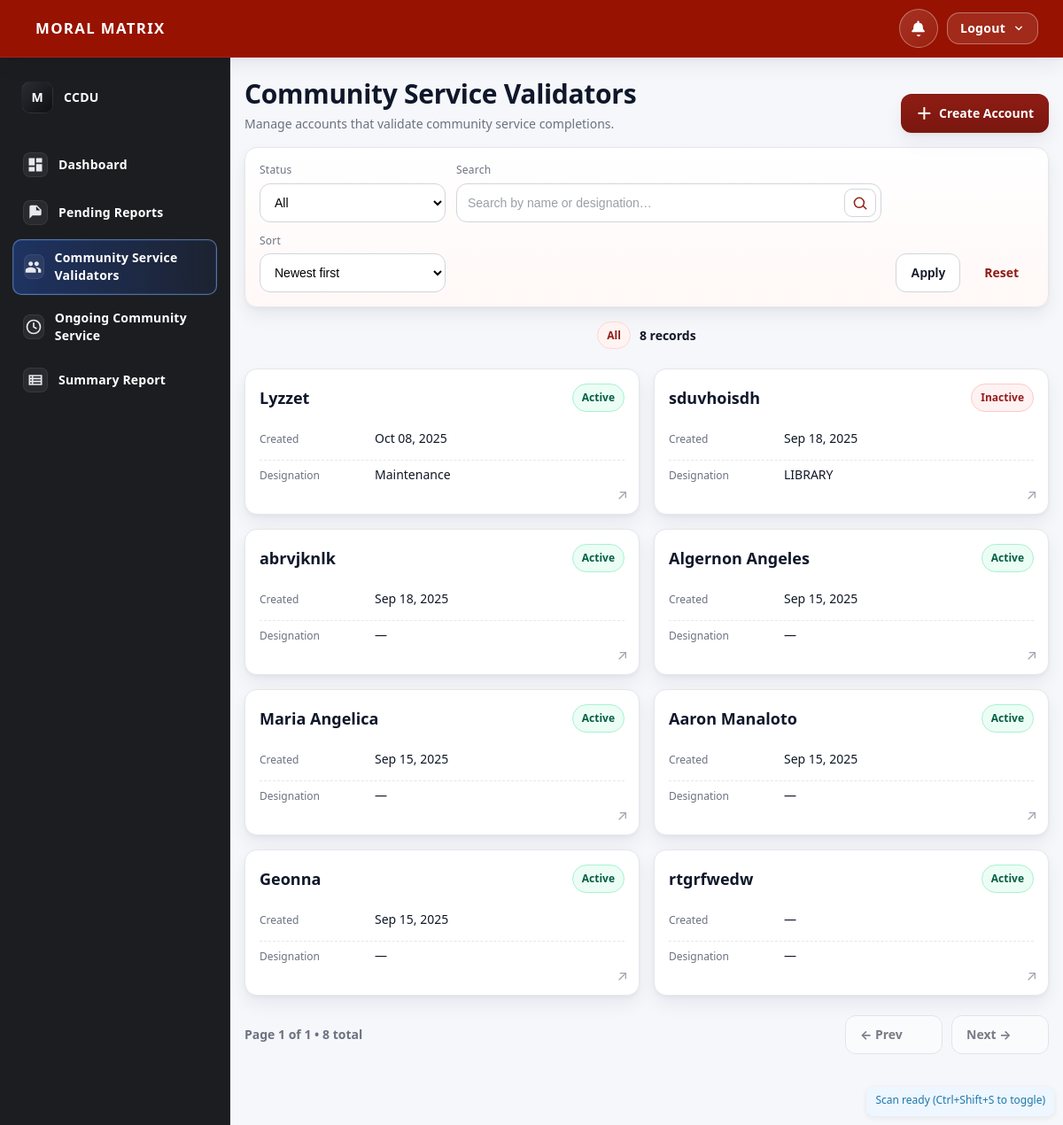
/ccdu/community_validators.php, run on the app's committed database.
### tables this page shows
CREATE TABLE `validator_account` (
  `validator_id` int(11) NOT NULL,
  `v_username` varchar(50) NOT NULL,
  `v_password` varchar(255) NOT NULL,
  `created_at` datetime DEFAULT current_timestamp(),
  `expires_at` datetime NOT NULL,
  `active` tinyint(1) DEFAULT 1,
  `email` varchar(50) NOT NULL,
  `validator_type` enum('inside','outside') NOT NULL DEFAULT 'inside',
  `designation` varchar(100) DEFAULT NULL
);

### ccdu/community_validators.php (the view, shortened to what this page needs)
<?php
include '../includes/header.php';
$servername = $database_settings['servername'];
$username   = $database_settings['username'];
$password   = $database_settings['password'];
$dbname     = $database_settings['dbname'];
$conn = new mysqli($servername, $username, $password, $dbname);
$status = $_GET['status'] ?? 'all';
$q      = trim($_GET['q'] ?? '');
$sort   = $_GET['sort'] ?? 'recent';
$sortMap = [
  'recent'        => 'created_at DESC',
  'oldest'        => 'created_at ASC',
  'name_asc'      => 'v_username ASC',
  'name_desc'     => 'v_username DESC',
  'expires_soon'  => 'CASE WHEN (expires_at IS NULL OR expires_at IN ("0000-00-00","0000-00-00 00:00:00")) THEN 1 ELSE 0 END, expires_at ASC',
  'expires_last'  => 'CASE WHEN (expires_at IS NULL OR expires_at IN ("0000-00-00","0000-00-00 00:00:00")) THEN 1 ELSE 0 END, expires_at DESC'
];
$perPage = (int)($_GET['per_page'] ?? 12);
$page = (int)($_GET['page'] ?? 1);
$where   = [];
$whereSql = $where ? (' WHERE '.implode(' AND ', $where)) : '';
$sqlCount = "SELECT COUNT(*) AS cnt FROM validator_account" . $whereSql;
$stmtCount = $conn->prepare($sqlCount);
if (!$stmtCount->execute()) { die("Query error: " . $stmtCount->error); }
$resCount = $stmtCount->get_result()->fetch_assoc();
$total    = (int)($resCount['cnt'] ?? 0);
$totalPages = max(1, (int)ceil($total / $perPage));
$offset = ($page - 1) * $perPage;
$orderSql = $sortMap[$sort];
$sqlData  = "SELECT validator_id, v_username, created_at, expires_at, active, designation
             FROM validator_account{$whereSql}
             ORDER BY {$orderSql}
             LIMIT {$perPage} OFFSET {$offset}";
$stmt = $conn->prepare($sqlData);
if (!$stmt->execute()) { die("Query error: " . $stmt->error); }
$result = $stmt->get_result();
?>
<!doctype html>
<html lang="en">
<head>
  <link rel="stylesheet" href="../css/community_validator.css?v=2.2"/>
</head>
<body class="has-fixed-chrome">
  <main class="validators-shell">
    <section class="validators-page" aria-labelledby="page-title">
      <header class="page-header">
        <div class="page-header__left">
          <h1 id="page-title" class="page-title">Community Service Validators</h1>
          <p class="page-subtitle">Manage accounts that validate community service completions.</p>
        </div>
        <div class="page-actions">
          <a href="add_validator.php" class="btn btn-primary" title="Create a new validator account">
            <span class="btn__icon" aria-hidden="true">＋</span>
            <span>Create Account</span>
          </a>
        </div>
      </header>
      <form method="get" class="filters" aria-label="Filters" role="search">
        <div class="filters__left">
          <label class="field">
            <span class="field-label">Status</span>
            <select name="status" class="select" aria-label="Status">
              <option value="all"      <?= $status==='all'?'selected':'' ?>>All</option>
            </select>
          </label>
          <label class="field field--grow search-field">
            <span class="field-label">Search</span>
            <div class="search-wrap">
              <input
                type="text"
                name="q"
                value="<?= htmlspecialchars($q) ?>"
                class="input search-input"
                placeholder="Search by name or designation…"
                aria-label="Search by name or designation"
              />
              <button class="icon-btn" type="submit" title="Search" aria-label="Search">
                <svg width="18" height="18" viewBox="0 0 24 24" fill="none" aria-hidden="true">
                  <path d="M21 21l-4.35-4.35m1.18-4.9a7.28 7.28 0 11-14.56 0 7.28 7.28 0 0114.56 0z"
                        stroke="currentColor" stroke-width="2" stroke-linecap="round" stroke-linejoin="round"/>
                </svg>
              </button>
            </div>
          </label>
          <label class="field">
            <span class="field-label">Sort</span>
            <select name="sort" class="select" aria-label="Sort">
              <option value="recent"        <?= $sort==='recent'?'selected':'' ?>>Newest first</option>
            </select>
          </label>
        </div>
        <div class="filters__right">
          <button type="submit" class="btn btn-outline">Apply</button>
          <?php $resetQS = http_build_query(['status'=>'all']); ?>
          <a href="?<?= $resetQS ?>" class="btn btn-ghost" role="button" title="Reset filters">Reset</a>
        </div>
      </form>
      <div class="results-meta" role="status" aria-live="polite">
        <span class="pill"><?= ucfirst($status) ?></span>
        <span class="count"><?= number_format($total) ?> <?= $total === 1 ? 'record' : 'records' ?></span>
      </div>
      <?php if ($total === 0): ?>
        <section class="empty-state" aria-live="polite">
          <div class="empty-emoji" aria-hidden="true">🧭</div>
          <h2>No <?= htmlspecialchars($status) ?> validators found</h2>
          <p>Try clearing the search, switching status, or creating a new account.</p>
          <div class="empty-actions">
            <a class="btn btn-primary" href="add_validator.php">Create Account</a>
            <a class="btn btn-ghost" href="?<?= $resetQS ?>">Back to All</a>
          </div>
        </section>
      <?php else: ?>
        <section class="card-container" aria-live="polite">
          <?php while ($row = $result->fetch_assoc()): ?>
            <?php
              $name  = $row['v_username'] ?: '—';
              $desig = $row['designation'] ?: '—';
              $created = ($row['created_at'] && $row['created_at'] !== '0000-00-00' && $row['created_at'] !== '0000-00-00 00:00:00')
                ? date('M d, Y', strtotime($row['created_at'])) : '—';
              $href = 'validator_details.php?id='.(int)$row['validator_id'];
            ?>
            <article class="card" role="link" tabindex="0" data-href="<?= $href ?>"
                     aria-label="Open details for <?= htmlspecialchars($name); ?>">
              <header class="card-header">
                <h3 class="card-title"><?= htmlspecialchars($name); ?></h3>
                <span class="status-chip <?= $row['active'] ? 'is-active' : 'is-inactive'; ?>">
                  <?= $row['active'] ? 'Active' : 'Inactive'; ?>
                </span>
              </header>
              <dl class="meta">
                <div class="meta-row">
                  <dt>Created</dt>
                  <dd><?= $created; ?></dd>
                </div>
                <div class="meta-row">
                  <dt>Designation</dt>
                  <dd><?= htmlspecialchars($desig); ?></dd>
                </div>
              </dl>
              <div class="card-arrow" aria-hidden="true">↗</div>
            </article>
          <?php endwhile; ?>
        </section>
      <?php endif; ?>
      <div class="pager-area">
        <div class="pager" role="navigation" aria-label="Pagination">
          <div class="pager__info">
            Page <?= $total ? $page : 1 ?> of <?= $totalPages ?> • <?= number_format($total) ?> total
          </div>
          <div class="pager__actions">
            <?php if ($page > 1): ?>
              <a class="btn btn-outline pager__btn" href="<?= htmlspecialchars(page_url($page-1, $perPage)) ?>" rel="prev" aria-label="Previous page">← Prev</a>
            <?php else: ?>
              <span class="btn btn-outline pager__btn is-disabled" aria-disabled="true">← Prev</span>
            <?php endif; ?>
            <?php if ($page < $totalPages): ?>
              <a class="btn btn-outline pager__btn" href="<?= htmlspecialchars(page_url($page+1, $perPage)) ?>" rel="next" aria-label="Next page">Next →</a>
            <?php else: ?>
              <span class="btn btn-outline pager__btn is-disabled" aria-disabled="true">Next →</span>
            <?php endif; ?>
          </div>
        </div>
      </div>
    </section>
  </main>
</body>
</html>

### css/header.css (style rules this page uses)
:root { --header-bg: #971200; --text-on-header: #ffffff; --ink: #111111; --radius: 14px; --shadow: 0 10px 20px rgba(0,0,0,.12), 0 2px 6px rgba(0,0,0,.08); --header-h: 64px; --sidebar-bg: #1C1D21; --sidebar-fg: #E7E9EE; --sidebar-fg-dim: #B9BEC7; --focus: #93C5FD; --sidebar-w: 264px; }
* { box-sizing: border-box; }
html, body { height: 100%; }
body { margin: 0; font: 14px/1.45 system-ui, -apple-system, Segoe UI, Roboto, Ubuntu, Cantarell, "Helvetica Neue", Arial, "Noto Sans"; color: #111; background: #fff; }
html { scroll-padding-top: var(--header-h); }

### data on the page
validator_account: v_username "Lyzzet", active "Active", created_at "Oct 08, 2025", designation "Maintenance"
validator_account: v_username "sduvhoisdh", active "Inactive", created_at "Sep 18, 2025", designation "LIBRARY"
validator_account: v_username "abrvjknlk", active "Active", created_at "Sep 18, 2025", designation "—"
validator_account: v_username "Algernon Angeles", active "Active", created_at "Sep 15, 2025", designation "—"
validator_account: v_username "Maria Angelica", active "Active", created_at "Sep 15, 2025", designation "—"
validator_account: v_username "Aaron Manaloto", active "Active", created_at "Sep 15, 2025", designation "—"
validator_account: v_username "Geonna", active "Active", created_at "Sep 15, 2025", designation "—"
validator_account: v_username "rtgrfwedw", active "Active", created_at "—", designation "—"

### other printed values
$status "All"
$total "8"
$page "1"
$totalPages "1"
